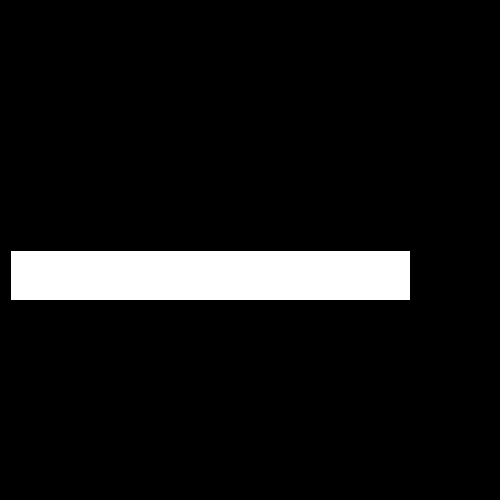
Frame 1 (no input)
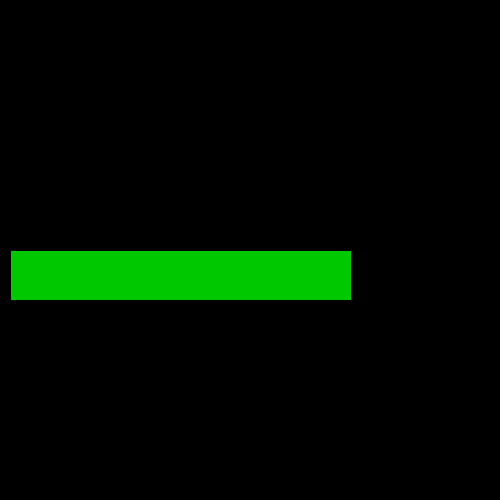
Frame 60 (the mouse pressed at the canvas centre just before this capture)
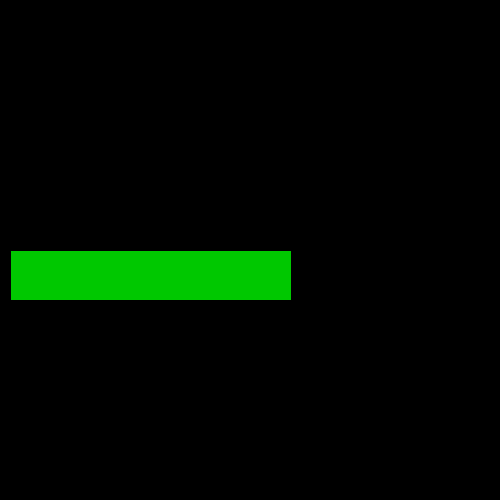
Frame 120 (the mouse held since frame 60 and released just before this capture)

The Processing sketch that drew these frames (run headless with seeded random() and noise(); from frame 60 on, the mouse is pressed at the canvas centre):

// Processing sketch: Bar_Changing_Color
// ── Bar_Changing_Color.pde

void setup(){
  size(500,500);
}
float barLenght = 400f; 
void draw(){
 
  background(0); 
  rect(10, 250, barLenght, 50 );
  if(barLenght > 0)
    barLenght -= 1f;
  
  if(barLenght > 250){
    fill(0,200,0);
  }else if(barLenght > 80){
    fill(200,200,0);
  }else{
    fill(200,0,0);
  }
  
} 
